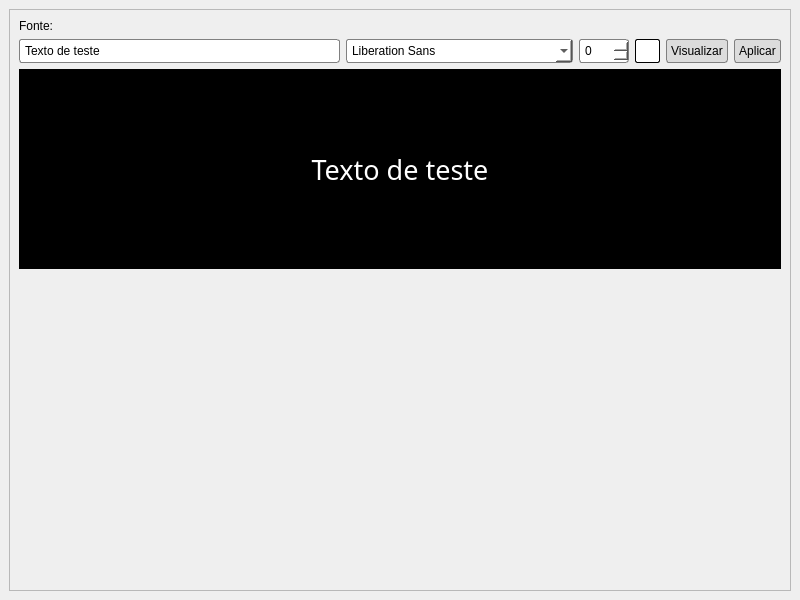
<?xml version="1.0" encoding="UTF-8"?>
<ui version="4.0">
 <class>MainWindow</class>
 <widget class="QMainWindow" name="MainWindow">
  <property name="geometry">
   <rect>
    <x>0</x>
    <y>0</y>
    <width>800</width>
    <height>600</height>
   </rect>
  </property>
  <property name="windowTitle">
   <string>Configurações</string>
  </property>
  <property name="unifiedTitleAndToolBarOnMac">
   <bool>false</bool>
  </property>
  <widget class="QWidget" name="centralwidget">
   <property name="styleSheet">
    <string notr="true">* {
	padding: 0px;
}</string>
   </property>
   <layout class="QVBoxLayout" name="verticalLayout">
    <item>
     <widget class="QScrollArea" name="scrollArea">
      <property name="styleSheet">
       <string notr="true"/>
      </property>
      <property name="widgetResizable">
       <bool>true</bool>
      </property>
      <property name="alignment">
       <set>Qt::AlignHCenter|Qt::AlignTop</set>
      </property>
      <widget class="QWidget" name="scrollAreaWidgetContents">
       <property name="geometry">
        <rect>
         <x>0</x>
         <y>0</y>
         <width>780</width>
         <height>269</height>
        </rect>
       </property>
       <property name="sizePolicy">
        <sizepolicy hsizetype="Preferred" vsizetype="Fixed">
         <horstretch>0</horstretch>
         <verstretch>0</verstretch>
        </sizepolicy>
       </property>
       <layout class="QVBoxLayout" name="verticalLayout_2">
        <item>
         <widget class="QLabel" name="label">
          <property name="sizePolicy">
           <sizepolicy hsizetype="Fixed" vsizetype="Fixed">
            <horstretch>0</horstretch>
            <verstretch>0</verstretch>
           </sizepolicy>
          </property>
          <property name="text">
           <string>Fonte:</string>
          </property>
         </widget>
        </item>
        <item>
         <layout class="QHBoxLayout" name="horizontalLayout">
          <item>
           <widget class="QLineEdit" name="preview_text_line_edit">
            <property name="styleSheet">
             <string notr="true">* {
	border-style: solid;
	border-color: gray;
	border-width: 1px;
	border-radius: 3px;
	padding: 3px;
	background-color: white;
	color: black;
}</string>
            </property>
            <property name="text">
             <string>Texto de teste</string>
            </property>
            <property name="placeholderText">
             <string/>
            </property>
           </widget>
          </item>
          <item>
           <widget class="QFontComboBox" name="font_family_combo_box">
            <property name="sizePolicy">
             <sizepolicy hsizetype="Preferred" vsizetype="Fixed">
              <horstretch>0</horstretch>
              <verstretch>0</verstretch>
             </sizepolicy>
            </property>
            <property name="styleSheet">
             <string notr="true">* {
	border-style: solid;
	border-color: gray;
	border-width: 1px;
	border-radius: 3px;
	padding: 3px;
	background-color: white;
	color: black;
}</string>
            </property>
           </widget>
          </item>
          <item>
           <widget class="QSpinBox" name="font_size_spin_box">
            <property name="sizePolicy">
             <sizepolicy hsizetype="Fixed" vsizetype="Fixed">
              <horstretch>0</horstretch>
              <verstretch>0</verstretch>
             </sizepolicy>
            </property>
            <property name="minimumSize">
             <size>
              <width>50</width>
              <height>0</height>
             </size>
            </property>
            <property name="maximumSize">
             <size>
              <width>50</width>
              <height>16777215</height>
             </size>
            </property>
            <property name="styleSheet">
             <string notr="true">* {
	border-style: solid;
	border-color: gray;
	border-width: 1px;
	border-radius: 3px;
	padding: 3px;
	background-color: white;
	color: black;
}</string>
            </property>
           </widget>
          </item>
          <item>
           <widget class="QLabel" name="label_3">
            <property name="sizePolicy">
             <sizepolicy hsizetype="Fixed" vsizetype="Preferred">
              <horstretch>0</horstretch>
              <verstretch>0</verstretch>
             </sizepolicy>
            </property>
            <property name="minimumSize">
             <size>
              <width>25</width>
              <height>0</height>
             </size>
            </property>
            <property name="maximumSize">
             <size>
              <width>25</width>
              <height>16777215</height>
             </size>
            </property>
            <property name="styleSheet">
             <string notr="true">* {
	border: 1px solid black;
	border-radius: 2px;
	background-color: white;
}</string>
            </property>
            <property name="text">
             <string/>
            </property>
           </widget>
          </item>
          <item>
           <widget class="QPushButton" name="view_button">
            <property name="sizePolicy">
             <sizepolicy hsizetype="Fixed" vsizetype="Fixed">
              <horstretch>0</horstretch>
              <verstretch>0</verstretch>
             </sizepolicy>
            </property>
            <property name="cursor">
             <cursorShape>PointingHandCursor</cursorShape>
            </property>
            <property name="styleSheet">
             <string notr="true">* {
	border-style: solid;
	border-color: gray;
	border-width: 1px;
	border-radius: 3px;
	padding: 4px;
	background-color: rgb(220, 220, 220);
	color: black;
}

*:hover {
	background-color: gray;
	color: white;
}</string>
            </property>
            <property name="text">
             <string>Visualizar</string>
            </property>
           </widget>
          </item>
          <item>
           <widget class="QPushButton" name="apply_button">
            <property name="sizePolicy">
             <sizepolicy hsizetype="Fixed" vsizetype="Fixed">
              <horstretch>0</horstretch>
              <verstretch>0</verstretch>
             </sizepolicy>
            </property>
            <property name="cursor">
             <cursorShape>PointingHandCursor</cursorShape>
            </property>
            <property name="styleSheet">
             <string notr="true">* {
	border-style: solid;
	border-color: gray;
	border-width: 1px;
	border-radius: 3px;
	padding: 4px;
	background-color: rgb(220, 220, 220);
	color: black;
}

*:hover {
	background-color: gray;
	color: white;
}</string>
            </property>
            <property name="text">
             <string>Aplicar</string>
            </property>
           </widget>
          </item>
         </layout>
        </item>
        <item>
         <widget class="QLabel" name="preview_label">
          <property name="sizePolicy">
           <sizepolicy hsizetype="Preferred" vsizetype="Fixed">
            <horstretch>0</horstretch>
            <verstretch>0</verstretch>
           </sizepolicy>
          </property>
          <property name="minimumSize">
           <size>
            <width>0</width>
            <height>200</height>
           </size>
          </property>
          <property name="font">
           <font>
            <family>Berlin Sans FB</family>
            <pointsize>20</pointsize>
           </font>
          </property>
          <property name="layoutDirection">
           <enum>Qt::LeftToRight</enum>
          </property>
          <property name="styleSheet">
           <string notr="true">*{
	background-color: black;
	color: white;
}</string>
          </property>
          <property name="text">
           <string>Texto de teste</string>
          </property>
          <property name="alignment">
           <set>Qt::AlignCenter</set>
          </property>
         </widget>
        </item>
       </layout>
      </widget>
     </widget>
    </item>
   </layout>
  </widget>
 </widget>
 <resources/>
 <connections/>
</ui>
